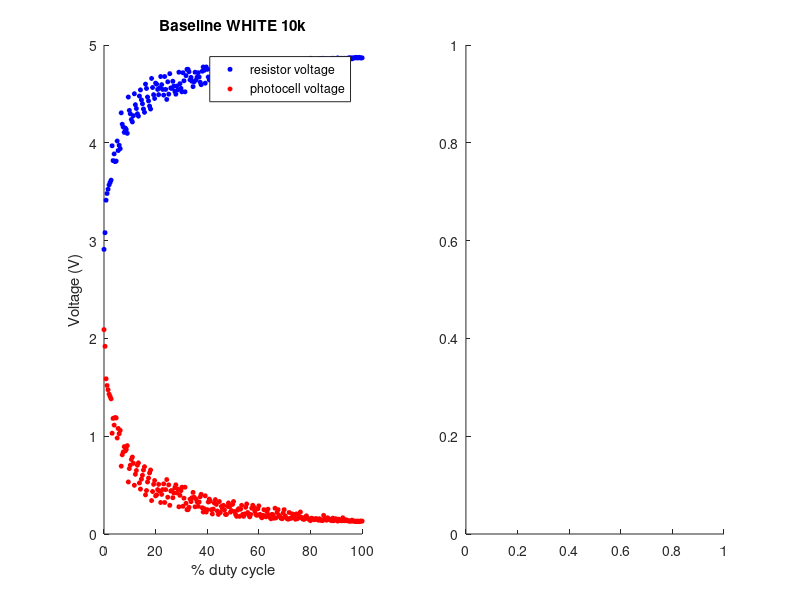

The MATLAB source for this figure: (Note: this script raises an error after producing the figure.)
%% Tai Duc Nguyen - ECE 303 - Lab 4

clear all; close all;

%%

base_white = load('base_white.mat').y/1024*5;
base_red = load("base_red.mat").y/1024*5;
base_green = load("base_green.mat").y/1024*5;
white_5k = load("5k_white.mat").y/1024*5;
white_5avg = load("white_5avg.mat").y/1024*5;


duty_cycle = 0:255;
duty_cycle = duty_cycle/255*100;

r = 10000;

%% baseline white 10k

figure(1)

r_volt = base_white;
photo_volt = 5-r_volt;
current = r_volt/r;
photo_r = photo_volt./current;

subplot(1,2,1)
hold on
plot(duty_cycle, r_volt, 'bo', 'MarkerFaceColor', 'blue', 'MarkerSize', 3);
plot(duty_cycle, photo_volt, 'ro', 'MarkerFaceColor', 'red', 'MarkerSize', 3);
legend("resistor voltage", "photocell voltage");
xlabel("% duty cycle");
ylabel("Voltage (V)");
title("Baseline WHITE 10k");
ylim([0 5])
hold off

subplot(1,2,2)
yyaxis left
plot(duty_cycle, photo_r, 'bo', 'MarkerFaceColor', 'blue', 'MarkerSize', 3);
ylabel("Resistance (Ohms)");

yyaxis right
plot(duty_cycle, current*1000, 'ro', 'MarkerFaceColor', 'red', 'MarkerSize', 3);
ylabel("Current (mA)");
legend("photocell resistance", "current");
xlabel("% duty cycle");
title("Baseline WHITE 10k");

%% baseline red 10k

figure(2)

r_volt = base_red;
photo_volt = 5-r_volt;
current = r_volt/r;
photo_r = photo_volt./current;

subplot(1,2,1)
hold on
plot(duty_cycle, r_volt, 'bo', 'MarkerFaceColor', 'blue', 'MarkerSize', 3);
plot(duty_cycle, photo_volt, 'ro', 'MarkerFaceColor', 'red', 'MarkerSize', 3);
legend("resistor voltage", "photocell voltage");
xlabel("% duty cycle");
ylabel("Voltage (V)");
title("Baseline RED 10k");
ylim([0 5])
hold off

subplot(1,2,2)
yyaxis left
plot(duty_cycle, photo_r, 'bo', 'MarkerFaceColor', 'blue', 'MarkerSize', 3);
ylabel("Resistance (Ohms)");

yyaxis right
plot(duty_cycle, current*1000, 'ro', 'MarkerFaceColor', 'red', 'MarkerSize', 3);
ylabel("Current (mA)");
legend("photocell resistance", "current");
xlabel("% duty cycle");
title("Baseline RED 10k");

%% baseline green 10k

figure(3)

r_volt = base_green;
photo_volt = 5-r_volt;
current = r_volt/r;
photo_r = photo_volt./current;

subplot(1,2,1)
hold on
plot(duty_cycle, r_volt, 'bo', 'MarkerFaceColor', 'blue', 'MarkerSize', 3);
plot(duty_cycle, photo_volt, 'ro', 'MarkerFaceColor', 'red', 'MarkerSize', 3);
legend("resistor voltage", "photocell voltage");
xlabel("% duty cycle");
ylabel("Voltage (V)");
title("Baseline GREEN 10k");
ylim([0 5])
hold off

subplot(1,2,2)
yyaxis left
plot(duty_cycle, photo_r, 'bo', 'MarkerFaceColor', 'blue', 'MarkerSize', 3);
ylabel("Resistance (Ohms)");

yyaxis right
plot(duty_cycle, current*1000, 'ro', 'MarkerFaceColor', 'red', 'MarkerSize', 3);
ylabel("Current (mA)");
legend("photocell resistance", "current");
xlabel("% duty cycle");
title("Baseline GREEN 10k");

%% white 5k

figure(4)

r_volt = white_5k;
photo_volt = 5-r_volt;
current = r_volt/r;
photo_r = photo_volt./current;

subplot(1,2,1)
hold on
plot(duty_cycle, r_volt, 'bo', 'MarkerFaceColor', 'blue', 'MarkerSize', 3);
plot(duty_cycle, photo_volt, 'ro', 'MarkerFaceColor', 'red', 'MarkerSize', 3);
legend("resistor voltage", "photocell voltage");
xlabel("% duty cycle");
ylabel("Voltage (V)");
title("WHITE 5k");
ylim([0 5])
hold off

subplot(1,2,2)
yyaxis left
plot(duty_cycle, photo_r, 'bo', 'MarkerFaceColor', 'blue', 'MarkerSize', 3);
ylabel("Resistance (Ohms)");

yyaxis right
plot(duty_cycle, current*1000, 'ro', 'MarkerFaceColor', 'red', 'MarkerSize', 3);
ylabel("Current (mA)");
legend("photocell resistance", "current");
xlabel("% duty cycle");
title("WHITE 5k");

%% white 5avg

figure(5)

r_volt = white_5avg;
photo_volt = 5-r_volt;
current = r_volt/r;
photo_r = photo_volt./current;

subplot(1,2,1)
hold on
plot(duty_cycle, r_volt, 'bo', 'MarkerFaceColor', 'blue', 'MarkerSize', 3);
plot(duty_cycle, photo_volt, 'ro', 'MarkerFaceColor', 'red', 'MarkerSize', 3);
legend("resistor voltage", "photocell voltage");
xlabel("% duty cycle");
ylabel("Voltage (V)");
title("WHITE 10k 5avg");
ylim([0 5])
hold off

subplot(1,2,2)
yyaxis left
plot(duty_cycle, photo_r, 'bo', 'MarkerFaceColor', 'blue', 'MarkerSize', 3);
ylabel("Resistance (Ohms)");

yyaxis right
plot(duty_cycle, current*1000, 'ro', 'MarkerFaceColor', 'red', 'MarkerSize', 3);
ylabel("Current (mA)");
legend("photocell resistance", "current");
xlabel("% duty cycle");
title("WHITE 10k 5avg");

